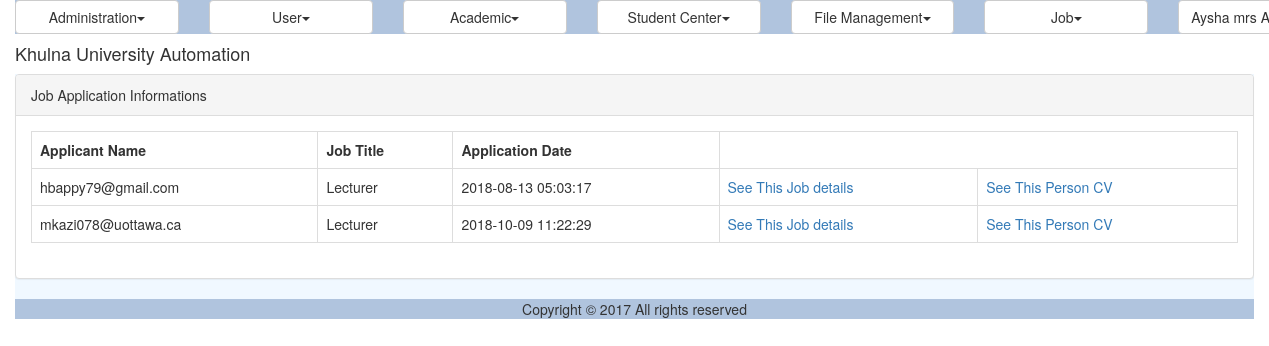
Page /job_all_application.php (signed in) on the earlier database version.
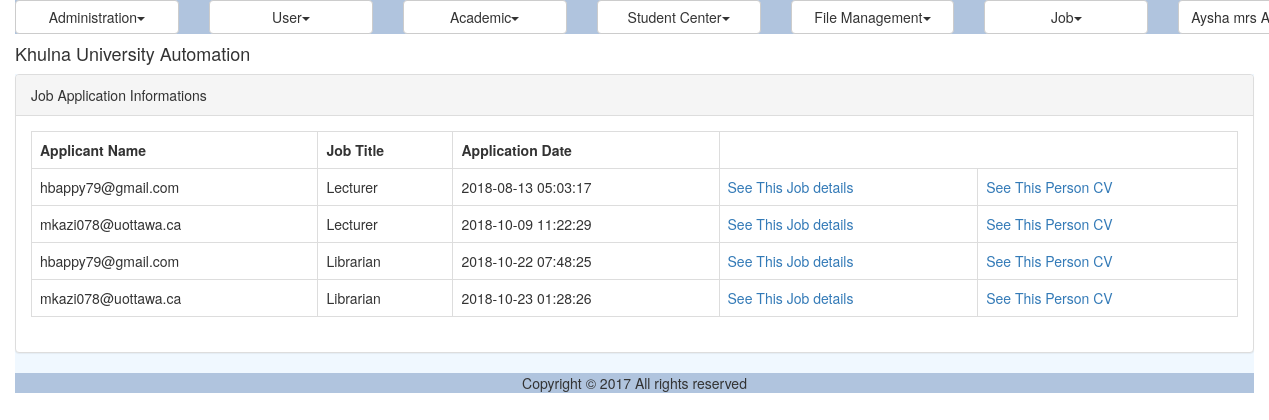
Same page on the later database version.
### tables this page shows
CREATE TABLE IF NOT EXISTS `jms_applicant` (
  `ID` int(11) NOT NULL AUTO_INCREMENT,
  `applicantID` varchar(40) NOT NULL,
  `JobID` varchar(40) NOT NULL,
  `cvID` varchar(100) NOT NULL,
  `SubmissionDate` datetime NOT NULL,
  PRIMARY KEY (`ID`)
);

CREATE TABLE IF NOT EXISTS `jms_job` (
  `ID` int(11) NOT NULL AUTO_INCREMENT,
  `Title` varchar(100) NOT NULL,
  `Subtitle` varchar(100) NOT NULL,
  `PublishDate` date NOT NULL,
  `Organization` varchar(45) NOT NULL,
  `Qualification` varchar(500) NOT NULL,
  `Gender` varchar(45) NOT NULL,
  `AgeLimit` varchar(45) NOT NULL,
  `EmploymentType` varchar(45) NOT NULL,
  `NumberOfVacancy` int(11) NOT NULL,
  `Email` varchar(45) NOT NULL,
  `ContactNumber` varchar(45) NOT NULL,
  `Salary` varchar(45) DEFAULT NULL,
  `Location` varchar(255) DEFAULT NULL,
  `JobExperience` varchar(45) DEFAULT NULL,
  `LastDateOfApplication` date NOT NULL,
  PRIMARY KEY (`ID`)
);

### util/class.util.inc (called while the page is built, shortened)
<?php
class ConfigUtil implements I_DBConfig, I_LogConfig, I_LanguageConfig{
	public static $s_instance;
	private $_host;
	private $_username;
	private $_password;
	private $_database;
	public static function getInstance() {
		if(!self::$s_instance) {
			self::$s_instance = new self();
		}
		return self::$s_instance;
	}
	private function readConfig(){
		$this->_ini_array = parse_ini_file(CONFIG.'system.ini');
		$this->_host =	$this->_ini_array['db_host'];
		$this->_username = $this->_ini_array['db_username'];
		$this->_password = $this->_ini_array['db_password'];
		$this->_database = $this->_ini_array['db_database'];
	}
	public function getDBHost(){
		return $this->_host;
	}
	public function getDBUserName(){
		return $this->_username;
	}
	public function getDBPassword(){
		return $this->_password;
	}
	public function getDBName(){
		return $this->_database;
	}
}
class DBUtil implements I_DBUtil {
	private static $s_instance;
	private $_host;
	private $_username;
	private $_password;
	private $_database;
	protected $_connection;
	protected $_result;
	public static function getInstance() {
		if(!self::$s_instance) {
			self::$s_instance = new self();
		}
		return self::$s_instance;
	}
	private function readDBConfig(){
		$_config = ConfigUtil::getInstance();
		$this->_host = $_config->getDBHost();
		$this->_username = $_config->getDBUserName();
		$this->_password = $_config->getDBPassword();
		$this->_database = $_config->getDBName();
	}
	private function setConnection(){
		$this->_connection = new mysqli($this->_host, $this->_username,
			$this->_password, $this->_database);
	}
	public function doQuery($sql) {
		$this->_result = $this->_connection->query($sql) or die(mysqli_error($this->_connection));
		return $this->_result;
	}
	public function getNumRows() {
		$this->_numRows = mysqli_num_rows($this->_result);
		return $this->_numRows;
	}
	public function getAllRows() {
		$rows = array();
		for($x = 0; $x < $this->getNumRows(); $x++) {
			$rows[] = mysqli_fetch_assoc($this->_result);
		}
		return $rows;
	}
	public function getTopRow() {
		return $this->_result->fetch_array();
	}
}
class LogUtil{
	private static $s_instance;
	public static function getInstance(){
		if(!self::$s_instance) {
			self::$s_instance = new self();
		}
		return self::$s_instance;
	}
}
class LangUtil{
	private static $s_instance;
	public static function getInstance() {
		if(!self::$s_instance) {
			self::$s_instance = new self();
		}
		return self::$s_instance;
	}
}
?>

### modules/job/ui/blade/view.job_application.blade.inc (called while the page is built, shortened)
<?php
include_once UTILITY.'class.util.inc';
include_once MODULES_JOB.'bao/class.job_application_bao.inc';
$_JobApplicationBAO = new JobApplicationBAO();
?>

### modules/job/bao/class.job_application_bao.inc (called while the page is built, shortened)
<?php
include_once UTILITY.'class.util.inc';
include_once MODULES_JOB.'dao/class.job_application_dao.inc';
Class JobApplicationBAO{
	private $_JobApplicationDAO;
	public function __construct(){
		$this->_JobApplicationDAO = new JobApplicationDAO();
	}
	public function getAllApplication(){
		$Result = $this->_JobApplicationDAO->getAllApplication();
		return $Result;
	}
}
?>

### modules/job/dao/class.job_application_dao.inc (called while the page is built, shortened)
<?php
include_once COMMON.'class.common.inc';
include_once UTILITY.'class.util.inc';
include_once COMMON.'class.common.job.inc';
Class JobApplicationDAO{
	private $_DB;
	public function __construct(){
		$this->_DB = DBUtil::getInstance();
	}
	public function getAllApplication(){
		$ApplicationList = array();
		$this->_DB->doQuery("SELECT * FROM jms_applicant");
		$rows = $this->_DB->getAllRows();
		for($i = 0; $i < sizeof($rows); $i++) {
			$row = $rows[$i];
			$this->_JOB_Application = new JOB_Application();
		    $this->_JOB_Application->setID ( $row['ID']);
		    $this->_JOB_Application->setapplicantID ( $row['applicantID'] );
		    $this->_JOB_Application->setJobID ( $row['JobID'] );
		    $this->_JOB_Application->setcvID ( $row['cvID'] );
		    $this->_JOB_Application->setSubmissionDate( $row['SubmissionDate'] );
		    $this->_DB->doQuery("SELECT * FROM jms_job where ID like '".$row['JobID']."'");
			$row = $this->_DB->getTopRow();
		    $this->_JOB_Application->setjobname( $row['Title'] );
		    $ApplicationList[]=$this->_JOB_Application;
		}
		$Result = new Result();
		$Result->setIsSuccess(1);
		$Result->setResultObject($ApplicationList);
		return $Result;
	}
}
?>

### common/class.common.inc (called while the page is built, shortened)
<?php
class Result{
    private $_IsSuccess=0;
    private $_ResultObject;
    public function setIsSuccess($IsSuccess){
        $this->_IsSuccess = $IsSuccess;
    }
    public function getIsSuccess(){
        return $this->_IsSuccess;
    }
    public function setResultObject($ResultObject){
        $this->_ResultObject = $ResultObject;
    }
    public function getResultObject(){
        return $this->_ResultObject;
    }
}
?>

### common/class.common.job.inc (called while the page is built, shortened)
<?php
class JOB_Application{
    private $_applicantID;
    private $_JobID;
    private $_SubmissionDate;
    private $_jobname;
    public function setapplicantID ( $applicantID ) {
        $this->_applicantID = $applicantID;
    }
    public function getapplicantID () {
        return $this->_applicantID;
    }
    public function setJobID ( $JobID ) {
        $this->_JobID = $JobID;
    }
    public function getJobID () {
        return $this->_JobID;
    }
    public function setSubmissionDate( $SubmissionDate ) {
        $this->_SubmissionDate = $SubmissionDate;
    }
    public function getSubmissionDate () {
        return $this->_SubmissionDate;
    }
    public function setjobname( $jobname ) {
        $this->_jobname = $jobname;
    }
    public function getjobname () {
        return $this->_jobname;
    }
}
?>

### modules/job/ui/view.job_all_application.inc (the view, shortened to what the changed rows need)
<?php
include_once 'blade/view.job_application.blade.inc';
include_once COMMON.'class.common.inc';
?>
<div class="panel panel-default">
<div class="panel-body over">
    	<table class="table table-bordered">
	    	<?php
				$Result = $_JobApplicationBAO->getAllApplication();
				if($Result->getIsSuccess()){
					$ApplicationList = $Result->getResultObject();
					?>
					<tr>
						<th>Applicant Name</th>
						<th>Job Title</th>
						<th>Application Date</th>
					</tr>
					<?php
					for($i = 0; $i < sizeof($ApplicationList); $i++) {
						$Application = $ApplicationList[$i];
						?>
					    <tr>
					    	<td><?php echo $Application->getapplicantID(); ?></td>
						    <td><?php echo $Application->getjobname(); ?></td>
						    <td><?php echo $Application->getSubmissionDate(); ?></td>
						    <td>
						    <a href="?details=<?php echo $Application->getJobID(); ?>" onclick="return confirm('sure to See !'); " >See This Job details</a>
						    </td>
						    <td>
						    <a href="?personcv=<?php echo $Application->getapplicantID(); ?>" onclick="return confirm('sure to See !'); " >See This Person CV</a>
						    </td>
					    </tr>
					<?php
					}
				}
				else{
					echo $Result->getResultObject();
				}
			?>
		</table>
    </div>
</div>

Differences in the rows shown:
added jms_applicant: applicantID "hbappy79@gmail.com", SubmissionDate "2018-10-22 07:48:25"
added jms_job: Title "Librarian"
added jms_applicant: applicantID "mkazi078@uottawa.ca", SubmissionDate "2018-10-23 01:28:26"
